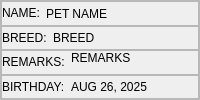
                              <widget class="QFrame" name="frame_11">
                               <property name="sizePolicy">
                                <sizepolicy hsizetype="Expanding" vsizetype="Expanding">
                                 <horstretch>0</horstretch>
                                 <verstretch>0</verstretch>
                                </sizepolicy>
                               </property>
                               <property name="styleSheet">
                                <string notr="true">font: 63 13pt &quot;Montserrat SemiBold&quot;;
color:rgb(0, 0, 0);</string>
                               </property>
                               <property name="frameShape">
                                <enum>QFrame::StyledPanel</enum>
                               </property>
                               <property name="frameShadow">
                                <enum>QFrame::Raised</enum>
                               </property>
                               <layout class="QVBoxLayout" name="verticalLayout_21">
                                <property name="spacing">
                                 <number>0</number>
                                </property>
                                <property name="leftMargin">
                                 <number>0</number>
                                </property>
                                <property name="topMargin">
                                 <number>0</number>
                                </property>
                                <property name="rightMargin">
                                 <number>0</number>
                                </property>
                                <property name="bottomMargin">
                                 <number>0</number>
                                </property>
                                <item>
                                 <widget class="QFrame" name="frame_20">
                                  <property name="sizePolicy">
                                   <sizepolicy hsizetype="Expanding" vsizetype="Expanding">
                                    <horstretch>0</horstretch>
                                    <verstretch>0</verstretch>
                                   </sizepolicy>
                                  </property>
                                  <property name="frameShape">
                                   <enum>QFrame::StyledPanel</enum>
                                  </property>
                                  <property name="frameShadow">
                                   <enum>QFrame::Raised</enum>
                                  </property>
                                  <layout class="QHBoxLayout" name="horizontalLayout_43">
                                   <property name="leftMargin">
                                    <number>0</number>
                                   </property>
                                   <property name="topMargin">
                                    <number>0</number>
                                   </property>
                                   <property name="rightMargin">
                                    <number>0</number>
                                   </property>
                                   <property name="bottomMargin">
                                    <number>0</number>
                                   </property>
                                   <item>
                                    <widget class="QLabel" name="label_6">
                                     <property name="sizePolicy">
                                      <sizepolicy hsizetype="Fixed" vsizetype="Fixed">
                                       <horstretch>0</horstretch>
                                       <verstretch>0</verstretch>
                                      </sizepolicy>
                                     </property>
                                     <property name="styleSheet">
                                      <string notr="true">font: 87 13pt &quot;Montserrat Black&quot;;
color:rgb(0, 0, 0);</string>
                                     </property>
                                     <property name="text">
                                      <string>NAME:</string>
                                     </property>
                                    </widget>
                                   </item>
                                   <item>
                                    <widget class="QLabel" name="petProfileNameLabel">
                                     <property name="sizePolicy">
                                      <sizepolicy hsizetype="Expanding" vsizetype="Expanding">
                                       <horstretch>0</horstretch>
                                       <verstretch>0</verstretch>
                                      </sizepolicy>
                                     </property>
                                     <property name="styleSheet">
                                      <string notr="true"/>
                                     </property>
                                     <property name="text">
                                      <string>PET NAME</string>
                                     </property>
                                     <property name="alignment">
                                      <set>Qt::AlignLeading|Qt::AlignLeft|Qt::AlignVCenter</set>
                                     </property>
                                     <property name="wordWrap">
                                      <bool>true</bool>
                                     </property>
                                    </widget>
                                   </item>
                                  </layout>
                                 </widget>
                                </item>
                                <item>
                                 <widget class="QFrame" name="frame_21">
                                  <property name="sizePolicy">
                                   <sizepolicy hsizetype="Expanding" vsizetype="Expanding">
                                    <horstretch>0</horstretch>
                                    <verstretch>0</verstretch>
                                   </sizepolicy>
                                  </property>
                                  <property name="frameShape">
                                   <enum>QFrame::StyledPanel</enum>
                                  </property>
                                  <property name="frameShadow">
                                   <enum>QFrame::Raised</enum>
                                  </property>
                                  <layout class="QHBoxLayout" name="horizontalLayout_44">
                                   <property name="leftMargin">
                                    <number>0</number>
                                   </property>
                                   <property name="topMargin">
                                    <number>0</number>
                                   </property>
                                   <property name="rightMargin">
                                    <number>0</number>
                                   </property>
                                   <property name="bottomMargin">
                                    <number>0</number>
                                   </property>
                                   <item>
                                    <widget class="QLabel" name="label_11">
                                     <property name="sizePolicy">
                                      <sizepolicy hsizetype="Fixed" vsizetype="Fixed">
                                       <horstretch>0</horstretch>
                                       <verstretch>0</verstretch>
                                      </sizepolicy>
                                     </property>
                                     <property name="styleSheet">
                                      <string notr="true">font: 87 13pt &quot;Montserrat Black&quot;;
color:rgb(0, 0, 0);</string>
                                     </property>
                                     <property name="text">
                                      <string>BREED:</string>
                                     </property>
                                    </widget>
                                   </item>
                                   <item>
                                    <widget class="QLabel" name="breedLabel">
                                     <property name="sizePolicy">
                                      <sizepolicy hsizetype="Expanding" vsizetype="Expanding">
                                       <horstretch>0</horstretch>
                                       <verstretch>0</verstretch>
                                      </sizepolicy>
                                     </property>
                                     <property name="styleSheet">
                                      <string notr="true"/>
                                     </property>
                                     <property name="text">
                                      <string>BREED</string>
                                     </property>
                                     <property name="alignment">
                                      <set>Qt::AlignLeading|Qt::AlignLeft|Qt::AlignVCenter</set>
                                     </property>
                                     <property name="wordWrap">
                                      <bool>true</bool>
                                     </property>
                                    </widget>
                                   </item>
                                  </layout>
                                 </widget>
                                </item>
                                <item>
                                 <widget class="QFrame" name="frame_33">
                                  <property name="sizePolicy">
                                   <sizepolicy hsizetype="Expanding" vsizetype="Expanding">
                                    <horstretch>0</horstretch>
                                    <verstretch>0</verstretch>
                                   </sizepolicy>
                                  </property>
                                  <property name="frameShape">
                                   <enum>QFrame::StyledPanel</enum>
                                  </property>
                                  <property name="frameShadow">
                                   <enum>QFrame::Raised</enum>
                                  </property>
                                  <layout class="QHBoxLayout" name="horizontalLayout_49">
                                   <property name="leftMargin">
                                    <number>0</number>
                                   </property>
                                   <property name="topMargin">
                                    <number>0</number>
                                   </property>
                                   <property name="rightMargin">
                                    <number>0</number>
                                   </property>
                                   <property name="bottomMargin">
                                    <number>0</number>
                                   </property>
                                   <item>
                                    <widget class="QLabel" name="label_18">
                                     <property name="sizePolicy">
                                      <sizepolicy hsizetype="Fixed" vsizetype="Fixed">
                                       <horstretch>0</horstretch>
                                       <verstretch>0</verstretch>
                                      </sizepolicy>
                                     </property>
                                     <property name="styleSheet">
                                      <string notr="true">font: 87 13pt &quot;Montserrat Black&quot;;
color:rgb(0, 0, 0);</string>
                                     </property>
                                     <property name="text">
                                      <string>REMARKS:</string>
                                     </property>
                                    </widget>
                                   </item>
                                   <item>
                                    <widget class="QLabel" name="petRemarksLabel">
                                     <property name="sizePolicy">
                                      <sizepolicy hsizetype="Expanding" vsizetype="Expanding">
                                       <horstretch>0</horstretch>
                                       <verstretch>0</verstretch>
                                      </sizepolicy>
                                     </property>
                                     <property name="text">
                                      <string>REMARKS</string>
                                     </property>
                                     <property name="alignment">
                                      <set>Qt::AlignLeading|Qt::AlignLeft|Qt::AlignTop</set>
                                     </property>
                                     <property name="wordWrap">
                                      <bool>true</bool>
                                     </property>
                                    </widget>
                                   </item>
                                  </layout>
                                 </widget>
                                </item>
                                <item>
                                 <widget class="QFrame" name="frame_31">
                                  <property name="sizePolicy">
                                   <sizepolicy hsizetype="Preferred" vsizetype="Expanding">
                                    <horstretch>0</horstretch>
                                    <verstretch>0</verstretch>
                                   </sizepolicy>
                                  </property>
                                  <property name="frameShape">
                                   <enum>QFrame::StyledPanel</enum>
                                  </property>
                                  <property name="frameShadow">
                                   <enum>QFrame::Raised</enum>
                                  </property>
                                  <layout class="QHBoxLayout" name="horizontalLayout_46">
                                   <property name="leftMargin">
                                    <number>0</number>
                                   </property>
                                   <property name="topMargin">
                                    <number>0</number>
                                   </property>
                                   <property name="rightMargin">
                                    <number>0</number>
                                   </property>
                                   <property name="bottomMargin">
                                    <number>0</number>
                                   </property>
                                   <item>
                                    <widget class="QLabel" name="label_16">
                                     <property name="sizePolicy">
                                      <sizepolicy hsizetype="Fixed" vsizetype="Preferred">
                                       <horstretch>0</horstretch>
                                       <verstretch>0</verstretch>
                                      </sizepolicy>
                                     </property>
                                     <property name="styleSheet">
                                      <string notr="true">font: 87 13pt &quot;Montserrat Black&quot;;
color:rgb(0, 0, 0);</string>
                                     </property>
                                     <property name="text">
                                      <string>BIRTHDAY:</string>
                                     </property>
                                    </widget>
                                   </item>
                                   <item>
                                    <widget class="QLabel" name="petBirthdayOptional">
                                     <property name="sizePolicy">
                                      <sizepolicy hsizetype="Preferred" vsizetype="Expanding">
                                       <horstretch>0</horstretch>
                                       <verstretch>0</verstretch>
                                      </sizepolicy>
                                     </property>
                                     <property name="text">
                                      <string>AUG 26, 2025</string>
                                     </property>
                                    </widget>
                                   </item>
                                  </layout>
                                 </widget>
                                </item>
                               </layout>
                              </widget>
